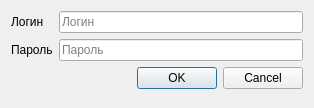
<?xml version="1.0" encoding="UTF-8"?>
<ui version="4.0">
 <class>AuthorizationDialog</class>
 <widget class="QDialog" name="AuthorizationDialog">
  <property name="geometry">
   <rect>
    <x>0</x>
    <y>0</y>
    <width>314</width>
    <height>108</height>
   </rect>
  </property>
  <property name="windowTitle">
   <string>Авторизация</string>
  </property>
  <layout class="QFormLayout" name="formLayout">
   <item row="0" column="0">
    <widget class="QLabel" name="label">
     <property name="text">
      <string>Логин</string>
     </property>
    </widget>
   </item>
   <item row="0" column="1">
    <widget class="QLineEdit" name="loginWidget">
     <property name="echoMode">
      <enum>QLineEdit::Normal</enum>
     </property>
     <property name="placeholderText">
      <string>Логин</string>
     </property>
    </widget>
   </item>
   <item row="1" column="0">
    <widget class="QLabel" name="label_2">
     <property name="text">
      <string>Пароль</string>
     </property>
    </widget>
   </item>
   <item row="1" column="1">
    <widget class="QLineEdit" name="passwordWidget">
     <property name="text">
      <string/>
     </property>
     <property name="echoMode">
      <enum>QLineEdit::Password</enum>
     </property>
     <property name="placeholderText">
      <string>Пароль</string>
     </property>
    </widget>
   </item>
   <item row="2" column="0" colspan="2">
    <widget class="QDialogButtonBox" name="buttonBox">
     <property name="orientation">
      <enum>Qt::Horizontal</enum>
     </property>
     <property name="standardButtons">
      <set>QDialogButtonBox::Cancel|QDialogButtonBox::Ok</set>
     </property>
    </widget>
   </item>
  </layout>
 </widget>
 <resources/>
 <connections>
  <connection>
   <sender>buttonBox</sender>
   <signal>accepted()</signal>
   <receiver>AuthorizationDialog</receiver>
   <slot>accept()</slot>
   <hints>
    <hint type="sourcelabel">
     <x>248</x>
     <y>254</y>
    </hint>
    <hint type="destinationlabel">
     <x>157</x>
     <y>274</y>
    </hint>
   </hints>
  </connection>
  <connection>
   <sender>buttonBox</sender>
   <signal>rejected()</signal>
   <receiver>AuthorizationDialog</receiver>
   <slot>reject()</slot>
   <hints>
    <hint type="sourcelabel">
     <x>316</x>
     <y>260</y>
    </hint>
    <hint type="destinationlabel">
     <x>286</x>
     <y>274</y>
    </hint>
   </hints>
  </connection>
 </connections>
</ui>
